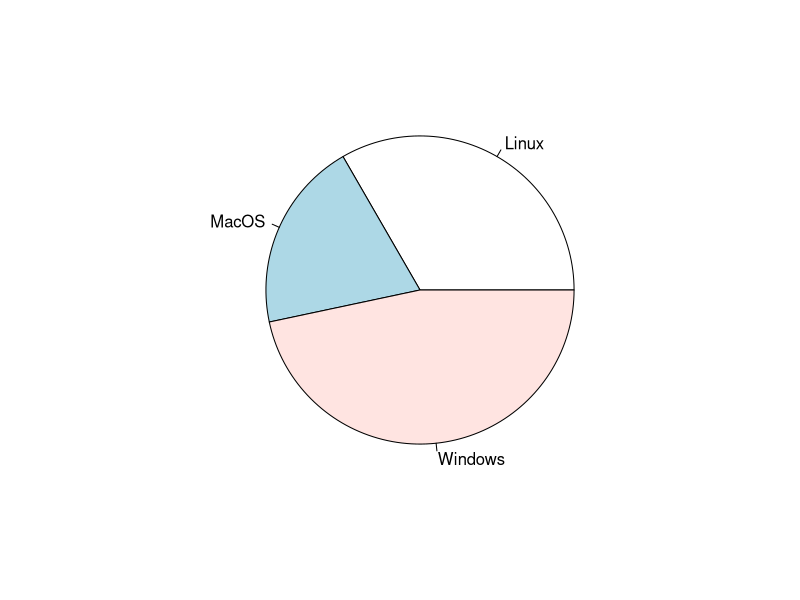
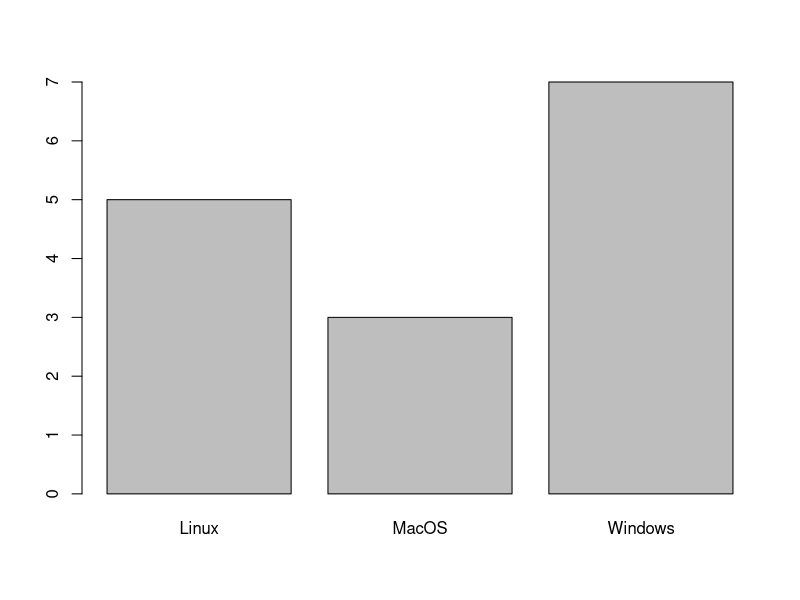
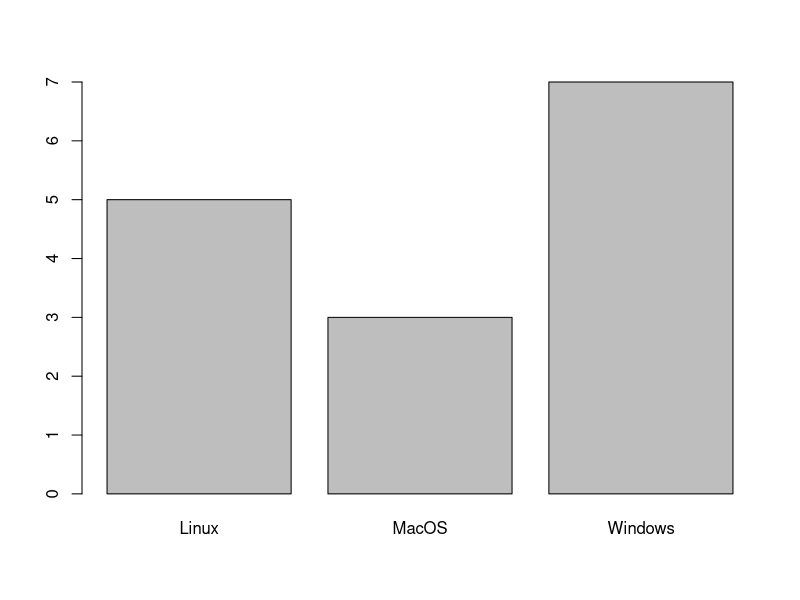
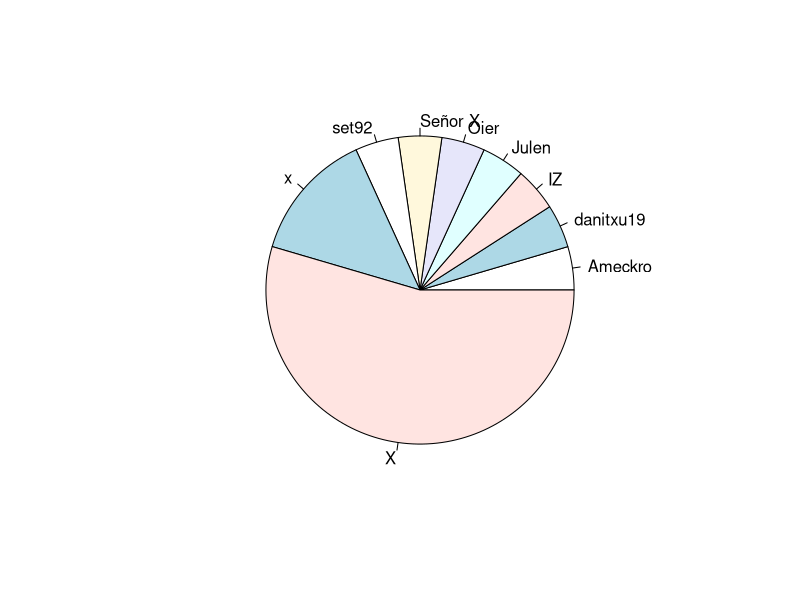
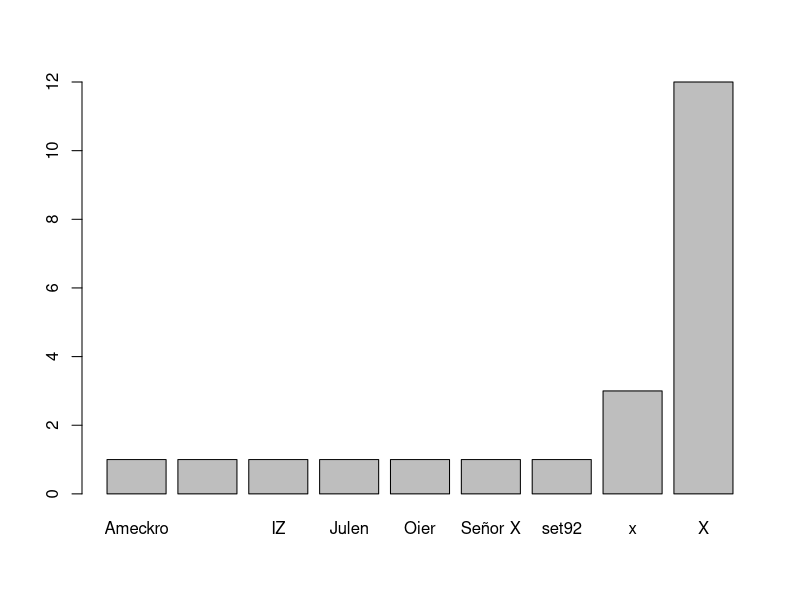
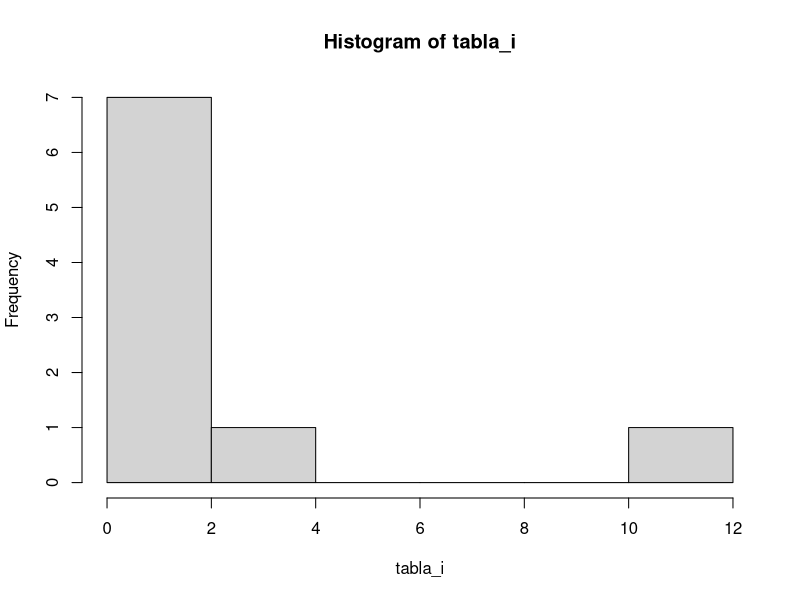
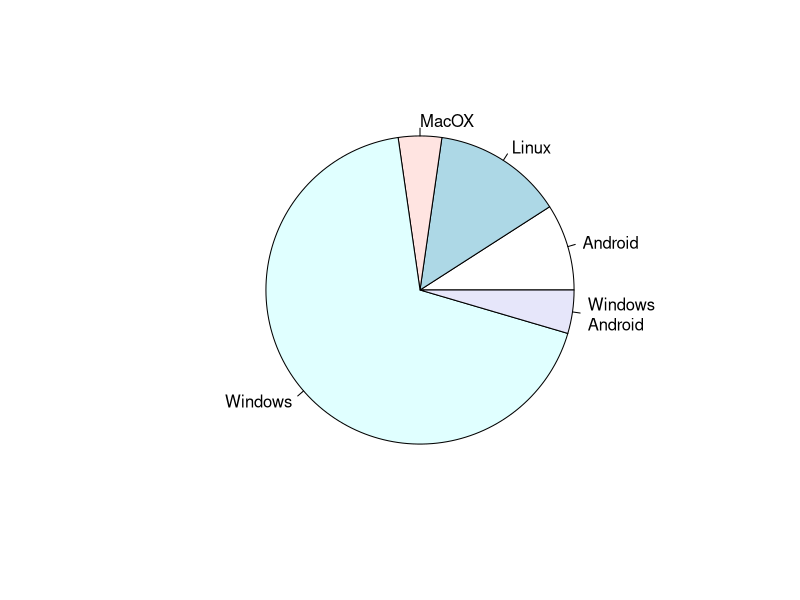
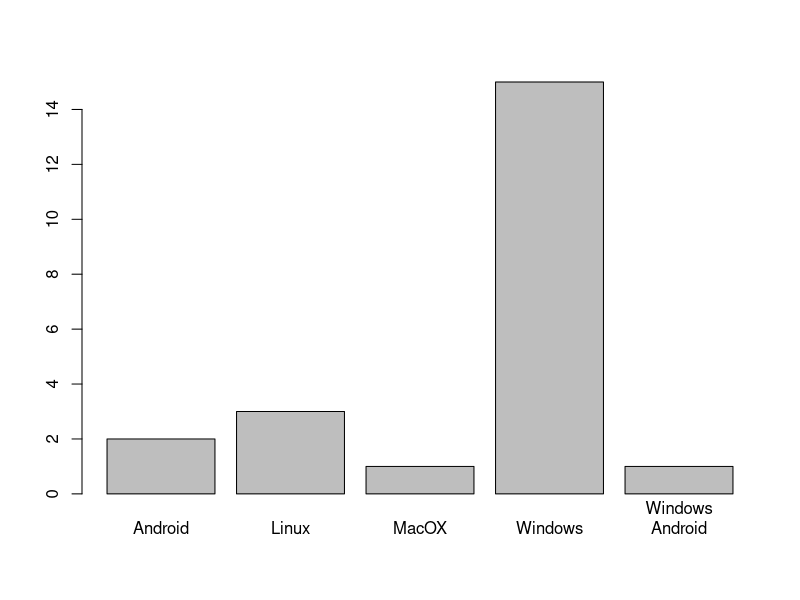

Source code (R) for these figures, in order:
#14 Sept 2016 - Introduccion a R, lectura de datos y graficos
datos <- c(3,3,1,3,2,2,1,3,3,1,1,3,1,2,3)
length(datos)

#datos de frecuencia
table(datos)
datosTabulate <- tabulate(datos)

pie(datosTabulate, label=c('Linux','MacOS','Windows'))

#Manera 1 de poner nombres
barplot(datosTabulate, names.arg = c('Linux','MacOS','Windows'))

#Manera 2 de poner nombres en barplot
names(datosTabulate) = c('Linux','MacOS','Windows')
barplot(datosTabulate)

#Leemos de fichero
w1 <- read.csv("feedback.csv", header = TRUE, sep = ',')#header es true por defecto en .csv
names(w1)

ncol <- dim(w1)[2]
for (i in 1:ncol) {
  columna_i <- w1[,i]
  nombre_i<-names(w1)[i]
  tabla_i<-table(columna_i)
  pie(tabla_i)
  barplot(tabla_i)
  hist(tabla_i)
}
